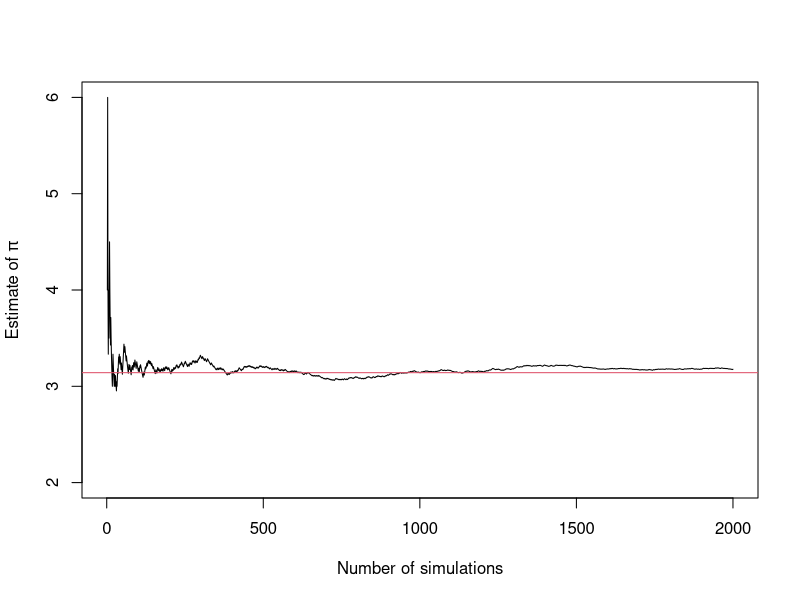

Source code (R):
###############
# Q3 a)
# set d = 1 and ell = 1 for example

buffon=function(n, d=1, ell=1, make.plot=TRUE) {
  #### runif is uniform random sampling
  x=runif(n,0,d) # generate samples of x
  theta=runif(n,0,pi) # generate samples of theta
  
  L=sin(theta)
  int=(ell*L)>x # determine samplesd x values with correspond to an intersection
  C=cumsum(int) # calculate counts of intersection for each value of n
  
  if (make.plot) {
    plot(1:n, (1:n)*2*ell/(d*C), type="l", xlab="Number of simulations",
         ylab=expression(paste("Estimate of ", pi)), ylim=c(2,6))
    abline(pi, 0, col=2)
  }
  return(n*2*ell/(d*C[n]))
}

buffon(2000)

###############
# Q3 b)

